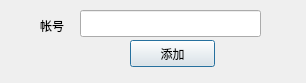
<?xml version="1.0" encoding="UTF-8"?>
<ui version="4.0">
 <class>addFriend</class>
 <widget class="QDialog" name="addFriend">
  <property name="geometry">
   <rect>
    <x>0</x>
    <y>0</y>
    <width>306</width>
    <height>83</height>
   </rect>
  </property>
  <property name="windowTitle">
   <string>Dialog</string>
  </property>
  <widget class="QLineEdit" name="lineEdit">
   <property name="geometry">
    <rect>
     <x>80</x>
     <y>10</y>
     <width>181</width>
     <height>27</height>
    </rect>
   </property>
  </widget>
  <widget class="QPushButton" name="addFriendButton">
   <property name="geometry">
    <rect>
     <x>130</x>
     <y>40</y>
     <width>85</width>
     <height>27</height>
    </rect>
   </property>
   <property name="styleSheet">
    <string notr="true">font: 16pt &quot;AR PL UKai CN&quot;;</string>
   </property>
   <property name="text">
    <string>添加</string>
   </property>
  </widget>
  <widget class="QLabel" name="label">
   <property name="geometry">
    <rect>
     <x>40</x>
     <y>10</y>
     <width>31</width>
     <height>31</height>
    </rect>
   </property>
   <property name="styleSheet">
    <string notr="true">font: 12pt &quot;AR PL UKai CN&quot;;</string>
   </property>
   <property name="text">
    <string>帐号</string>
   </property>
  </widget>
 </widget>
 <resources/>
 <connections/>
</ui>
